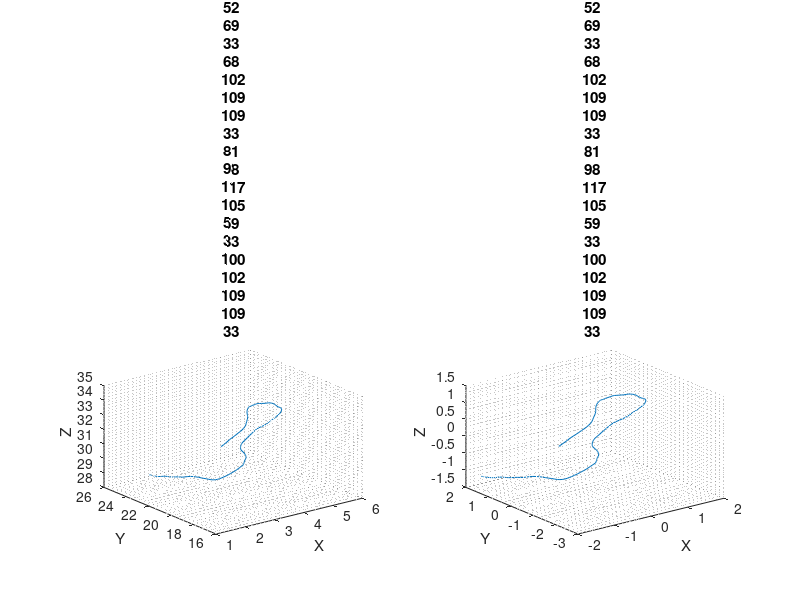
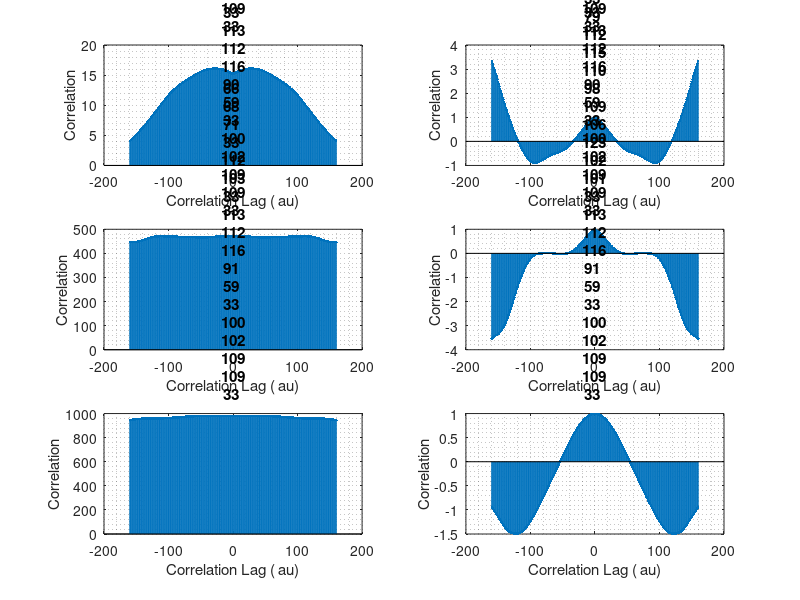
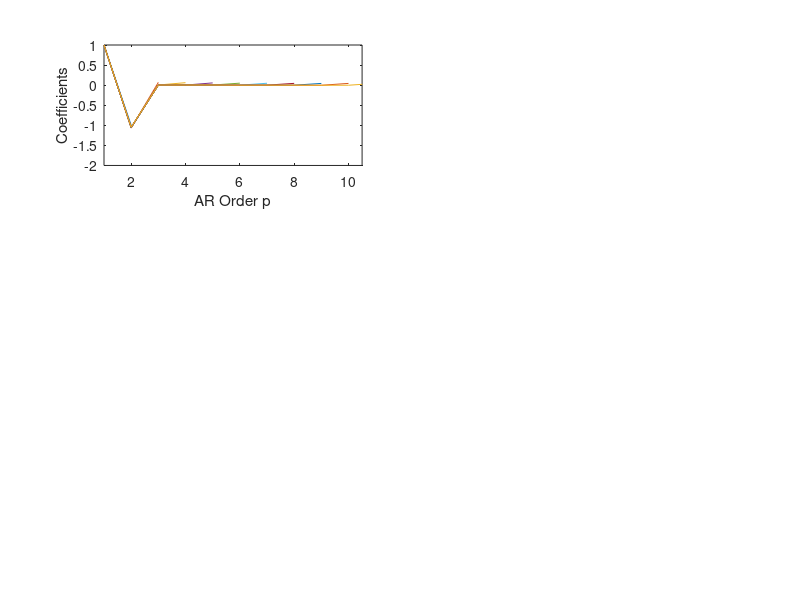

Write MATLAB code to recreate these figures, in order. (Note: this script raises an error after producing the figures.)
clear all, close all, clc;
%% Analysing the time series of our stem cell motility model

X = csvread('PositionLog.csv');% cell tracking data; 50 cells; 2995 frames
Ts = 0.01;% Sampling period?
M = 1;% Downsampling Factor
id = 1;% Cell no you wish to analyse;

x_1 = X(1:M:end,3*id-2);% x position of cell no. 1 
y_1 = X(1:M:end,3*id-1);% y position of cell no. 1
z_1 = X(1:M:end,3*id);% z position of cell no. 1

xnorm_1 = zscore(x_1)% normalized data
ynorm_1 = zscore(y_1)
znorm_1 = zscore(z_1)


%% Plot path in 3D space
figure
subplot(1,2,1)
plot3(x_1,y_1,z_1)
xlabel("X"),ylabel("Y"),zlabel("Z")
title("3D Cell Path: cell "+id)
grid minor

subplot(1,2,2)
plot3(xnorm_1,ynorm_1,znorm_1)
xlabel("X"),ylabel("Y"),zlabel("Z")
title("Normalized 3D Cell Path: cell "+id)
grid minor

%% Plot Autocorrelation function of data
figure

% x positions
subplot(3,2,1)
[Rx lags] = xcorr(x_1,'unbiased');
stem(lags,Rx,'Marker','.')
xlabel("Correlation Lag (\tau)")
ylabel("Correlation")
title("ACF of posX: cell "+id)
grid minor
subplot(3,2,2)
[Rx lags] = xcorr(xnorm_1,'unbiased');
stem(lags,Rx,'Marker','.')
xlabel("Correlation Lag (\tau)")
ylabel("Correlation")
title("ACF of Normalized posX: cell "+id)
grid minor

% y positions
subplot(3,2,3)
[Ry lags] = xcorr(y_1,'unbiased');
stem(lags,Ry,'Marker','.')
xlabel("Correlation Lag (\tau)")
ylabel("Correlation")
title("ACF of posY: cell "+id)
grid minor
subplot(3,2,4)
[Ry lags] = xcorr(ynorm_1,'unbiased');
stem(lags,Ry,'Marker','.')
xlabel("Correlation Lag (\tau)")
ylabel("Correlation")
title("ACF of Normalized posY: cell "+id)
grid minor

%z positions
subplot(3,2,5)
[Rz lags] = xcorr(z_1,'unbiased');
stem(lags,Rz,'Marker','.')
xlabel("Correlation Lag (\tau)")
ylabel("Correlation")
title("ACF of posZ: cell "+id)
grid minor
subplot(3,2,6)
[Rz lags] = xcorr(znorm_1,'unbiased');
stem(lags,Rz,'Marker','.')
xlabel("Correlation Lag (\tau)")
ylabel("Correlation")
title("ACF of Normalized posZ: cell "+id)
grid minor

%% Auto Regressive Modelling

% Yule Walker Coefficient Analysis
figure

% x positions
subplot(3,2,1)
for p=1:10
    [arcoefs, E, K] = aryule(x_1,p);
    plot(arcoefs(1:p+1),"DisplayName",num2str(p))
    hold on
end
axis([1 10.5 -2 1])
xlabel("AR Order p")
ylabel("Coefficients")
title("Yule Walker coefficients for posX (cell "+id+"): p=1-10")
grid minor
legend('show')
hold off
subplot(3,2,2)
for p=1:10
    [arcoefs, E, K] = aryule(x_1,p);
    plot(arcoefs(1:p+1),"DisplayName",num2str(p))
    hold on
end
axis([1 10.5 -2 1])
xlabel("AR Order p")
ylabel("Coefficients")
title("Yule Walker coefficients for Normalized posX (cell "+id+"): p=1-10")
grid minor
legend('show')
hold off


% y positions
subplot(3,2,3)
for p=1:10
    [arcoefs, E, K] = aryule(y_1,p);
    plot(arcoefs(1:p+1),"DisplayName",num2str(p))
    hold on
end
axis([1 10.5 -2 1])
xlabel("AR Order p")
ylabel("Coefficients")
title("Yule Walker coefficients for posY (cell "+id+"): p=1-10")
grid minor
legend('show')
hold off
subplot(3,2,4)
for p=1:10
    [arcoefs, E, K] = aryule(ynorm_1,p);
    plot(arcoefs(1:p+1),"DisplayName",num2str(p))
    hold on
end
axis([1 10.5 -2 1])
xlabel("AR Order p")
ylabel("Coefficients")
title("Yule Walker coefficients for Normalized posY (cell "+id+"): p=1-10")
grid minor
legend('show')
hold off


% z positions
subplot(3,2,5)
for p=1:10
    [arcoefs, E, K] = aryule(z_1,p);
    plot(arcoefs(1:p+1),"DisplayName",num2str(p))
    hold on
end
axis([1 10.5 -2 1])
xlabel("AR Order p")
ylabel("Coefficients")
title("Yule Walker coefficients for posZ (cell "+id+"): p=1-10")
grid minor
legend('show')
hold off
subplot(3,2,6)
for p=1:10
    [arcoefs, E, K] = aryule(z_1,p);
    plot(arcoefs(1:p+1),"DisplayName",num2str(p))
    hold on
end
axis([1 10.5 -2 1])
xlabel("AR Order p")
ylabel("Coefficients")
title("Yule Walker coefficients for Normalized posZ (cell "+id+"): p=1-10")
grid minor
legend('show')
hold off

%% Partial Autocorrelation Function 
N = length(x_1);
conf = sqrt(2)*erfinv(0.95)/sqrt(N);

figure
% x positions
subplot(3,2,1)
[arcoefs, E, K] = aryule(x_1,10);
stem(-K,"filled");
xlabel("Correlation Lag")
ylabel("Correlation")
title("Partial ACF for posX: cell "+id)
xlim([1 10])
ylim([-1 1])
hold on
plot(xlim,[1 1]'*[-conf conf],'r','LineStyle','--')
hold off
grid minor

subplot(3,2,2)
[arcoefs, E, K] = aryule(xnorm_1,10);
stem(-K,"filled");
xlabel("Correlation Lag")
ylabel("Correlation")
title("Partial ACF for Normalized posX: cell "+id)
xlim([1 10])
ylim([-1 1])
hold on
plot(xlim,[1 1]'*[-conf conf],'r','LineStyle','--')
hold off
grid minor


% y positions
subplot(3,2,3)
[arcoefs, E, K] = aryule(y_1,10);
stem(-K,"filled");
xlabel("Correlation Lag")
ylabel("Correlation")
title("Partial ACF for posZ: cell "+id)
xlim([1 10])
ylim([-1 1])
hold on
plot(xlim,[1 1]'*[-conf conf],'r','LineStyle','--')
hold off
grid minor

subplot(3,2,4)
[arcoefs, E, K] = aryule(ynorm_1,10);
stem(-K,"filled");
xlabel("Correlation Lag")
ylabel("Correlation")
title("Partial ACF for Normalized posY: cell "+id)
xlim([1 10])
ylim([-1 1])
hold on
plot(xlim,[1 1]'*[-conf conf],'r','LineStyle','--')
hold off
grid minor

%z positions
subplot(3,2,5)
[arcoefs, E, K] = aryule(z_1,10);
stem(-K,"filled");
xlabel("Correlation Lag")
ylabel("Correlation")
title("Partial ACF for posZ: cell 1")
xlim([1 10])
ylim([-1 1])
hold on
plot(xlim,[1 1]'*[-conf conf],'r','LineStyle','--')
hold off
grid minor

subplot(3,2,6)
[arcoefs, E, K] = aryule(znorm_1,10);
stem(-K,"filled");
xlabel("Correlation Lag")
ylabel("Correlation")
title("Partial ACF for Normalized posZ: cell "+id)
xlim([1 10])
ylim([-1 1])
hold on
plot(xlim,[1 1]'*[-conf conf],'r','LineStyle','--')
hold off 
grid minor

%% MDL, ACI, ACI_c, Cumulative Error Analysis
for p=1:10

    [ar, E, K] = aryule(x_1,p);
    x_ar(:,p) = filter(E^(1/2),ar,x_1);   
end

err = zeros(N,10);
err(1,:) = (x_ar(1,:)-x_1(1)).^2;

for i=2:N
    err(i,:) = err(i-1,:) + (x_ar(i,:)-x_1(i)).^2;
end

MDL = log(err(N,(1:10))) + (1:10)*log(N)/N;
AIC = log(err(N,(1:10))) + (1:10)*2/N;
AIC_c = zeros(1,10);

for p=1:10
    AIC_c(p) = AIC(p) + (2*p)*(p+1)/(N-p-1);
end

figure
plot(MDL)
hold on
plot(AIC)
plot(AIC_c)
plot(log(err(N,:)))
axis([0 10 -inf inf])
xlabel("Model Order p")
ylabel("Magnitude")
title("AR(1) Model: MDL, AIC and AIC_{c} for posX")
legend("MDL","AIC","AIC_{c}","Cumulative Error Squared")
grid minor
hold off

